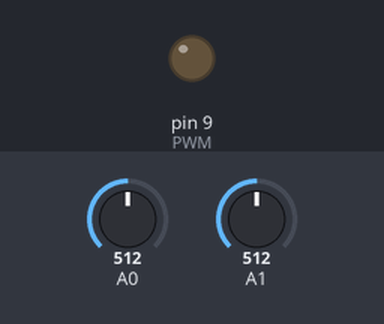
The sketch below on a simulated Arduino Uno, built with avr-gcc and run on an emulated ATmega328P. On the bench: output pins drawn as LEDs (lit = HIGH). Inputs (shaded band) come from the test bench; at power-on: A0 = 512, A1 = 512.

Above: at 1.2 s.
1.3 s: A0 set to 531
At 2.3 s:
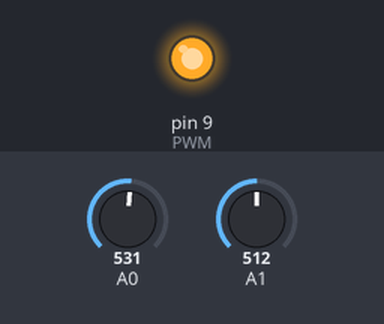
2.8 s: A1 set to 523
4.3 s: A1 set to 539
At 5.8 s:
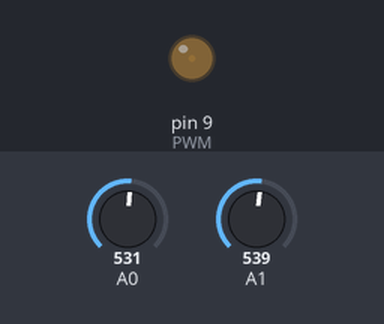
Timing chart, 0 to 7.3 s (numbered marks = the images above; inputs shaded):
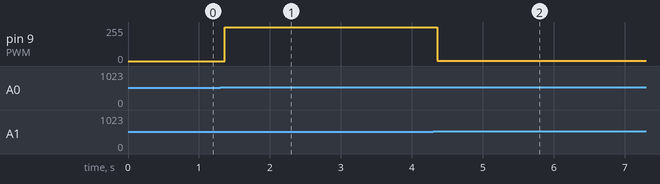

Measured:
- the behaviour switches between 512 and 513 on A0 (found by bisection; images 0 and 1)
- the behaviour switches between 531 and 532 on A1 (found by bisection; images 1 and 2)
- after the input at 1.3 s, pin 9 (PWM): 0/255 → 255/255 after 0.06 s
- after the input at 2.8 s, every drawn part: stays the same
- after the input at 4.3 s, pin 9 (PWM): 255/255 → 2/255 after 0.06 s

The sketch:

ControladorLED.ino
```cpp
// Declaramos las entradas/salidas que vamos a usar
// const int analogInPin1 = A0;  Pin entrada analóga
// const int analogInPin2 = A1;  Pin entrada analóga
const int PWM = 9 ;           // Pin salida analóga

//Declaramos las variables que usaremos
int pwmValue = 0;  // valor inicial del PWM

void setup() {
//  pinMode(analogInPin1, INPUT);
//  pinMode(analogInPin2, INPUT);
//  pinMode(PWM, OUTPUT);

  TCCR2B = B00000110;  // frecuencia de 31250 Hz
}

void loop() {
  float voltaje = analogRead(A0); // lee el valor del potenciometro
  float salida = analogRead(A1);  // lee el valor de la alimentación

  // Si el valor deseado es mayor que el valor real, aumentamos el ancho del PWM
  if(voltaje > salida) {
    pwmValue = pwmValue + 1;
    pwmValue = constrain(pwmValue, 2, 255);  // Señal modulada desde 1%-100%
    }
  // Si el valor deseado es menor que el valor real, disminuimos el ancho del PWM
  if(voltaje < salida) {
    pwmValue = pwmValue - 1;
    pwmValue = constrain(pwmValue, 2, 255);  // Señal modulada desde 1%-100%
    }

  analogWrite(PWM, pwmValue); // Creamos la señal del PWM
}
```
